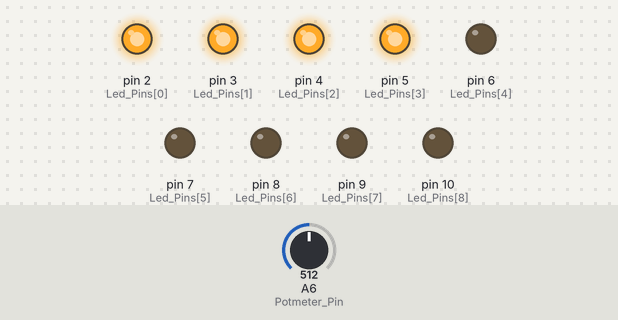
This program was run on a simulated Arduino Nano, built with avr-gcc and run on an emulated ATmega328P. Shown: output pins drawn as LEDs (lit = HIGH). The test bench sets the inputs (shaded band); at power-on: A6 (Potmeter_Pin) = 512.

Above: at 1.2 s.
1.3 s: A6 (Potmeter_Pin) set to 556
2.8 s: A6 (Potmeter_Pin) set to 577
At 3.3 s:
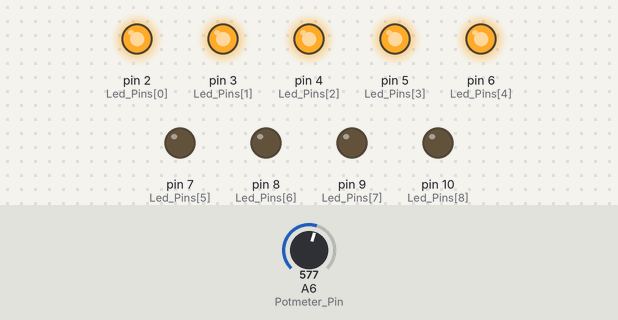
4.3 s: A6 (Potmeter_Pin) set to 716
At 5.5 s:
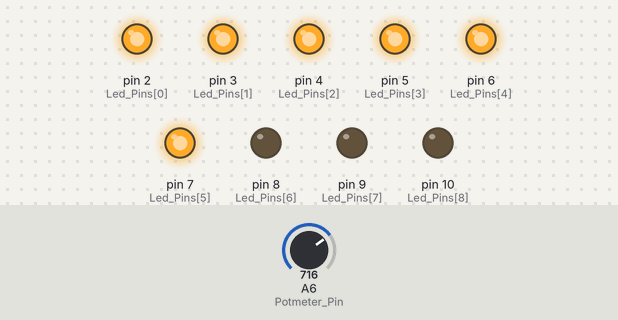
5.8 s: A6 (Potmeter_Pin) set to 778
7.3 s: A6 (Potmeter_Pin) set to 813
At 8.0 s:
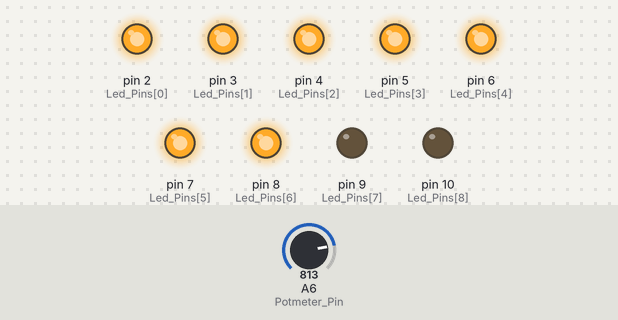
8.8 s: A6 (Potmeter_Pin) set to 511
At 9.1 s:
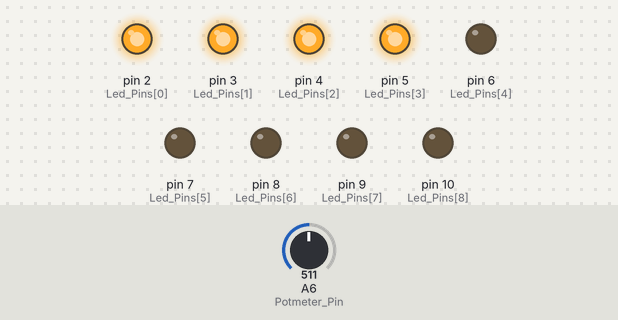
Timing chart, 0 to 11.3 s (numbered marks = the images above; inputs shaded):
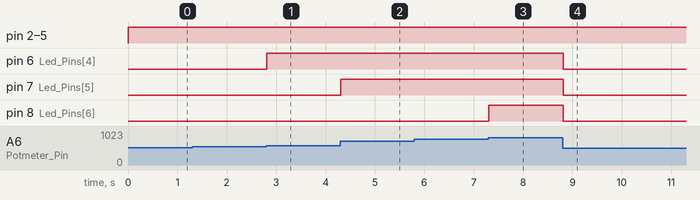

The program:

main.cpp
```cpp
#include <Arduino.h>


// ====================
// Function Declarations
// ====================

void InitLedPins();


// ====================
// Global Variables
// ====================

const uint8_t Led_Pins[] = {2, 3, 4, 5, 6, 7, 8, 9, 10};
const uint8_t Led_Number = sizeof(Led_Pins) / sizeof(Led_Pins[0]);

const uint8_t Potmeter_Pin = A6;


// ====================
// Main Program
// ====================

void setup() {
    // Initialize pins
    InitLedPins();
    pinMode(Potmeter_Pin, OUTPUT);
}

void loop() {
    // Read the potmeter value
    uint16_t potmeterValue = analogRead(Potmeter_Pin);

    // Map the potmeter
    uint8_t ledIndex = map(potmeterValue, 0, 1023, 0, Led_Number);

    // Turn on the led
    for (uint8_t i = 0; i < Led_Number; i++) {
        if (i < ledIndex) {
            digitalWrite(Led_Pins[i], HIGH);
        } else {
            digitalWrite(Led_Pins[i], LOW);
        }
    }

    // Wait
    delay(10);
}


// ====================
// Functions
// ====================

void InitLedPins() {
    for (uint8_t i = 0; i < Led_Number; i++) {
        pinMode(Led_Pins[i], OUTPUT);
    }
}
```

Measured:
- the behaviour switches between 568 and 569 on A6 (Potmeter_Pin) (found by bisection; images 0 and 1)
- the behaviour switches between 795 and 796 on A6 (Potmeter_Pin) (found by bisection; images 2 and 3)
- after the input at 1.3 s, every drawn part: stays the same
- after the input at 2.8 s, pin 6 (Led_Pins[4]): LOW → HIGH at once
- after the input at 4.3 s, pin 7 (Led_Pins[5]): LOW → HIGH at once
- after the input at 5.8 s, every drawn part: stays the same
- after the input at 7.3 s, pin 8 (Led_Pins[6]): LOW → HIGH at once
- after the input at 8.8 s, pin 6 (Led_Pins[4]), pin 7 (Led_Pins[5]), pin 8 (Led_Pins[6]): HIGH → LOW at once
